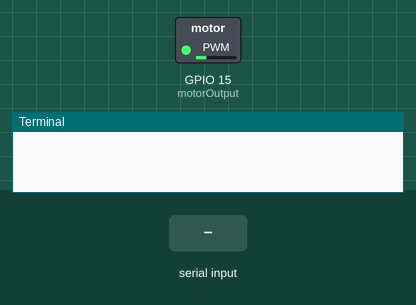
Recording of a program running on a simulated Raspberry Pi (BCM pin numbers). Shown: switched loads named in the program (green lamp = pin HIGH), the last lines printed to the terminal. The test bench sets the inputs (shaded band).

Above: at 1.2 s.
1.3 s: "testTwo" typed at the terminal, then Enter
At 2.5 s:
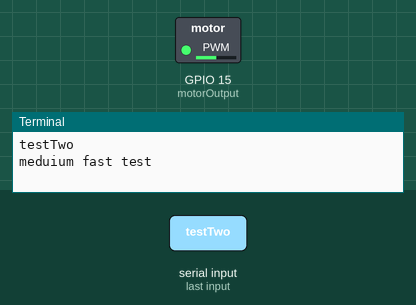
2.8 s: "1" typed at the terminal, then Enter
Timing chart, 0 to 5.8 s (numbered marks = the images above; inputs shaded):
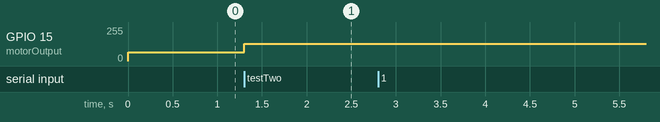

Measured:
- after the input at 1.3 s, GPIO 15 (motorOutput): 64/255 → 128/255 at once

The program:

motor-controll.py
```python
import RPi.GPIO as gpio
from time import sleep

motorOutput = 15

gpio.setmode(gpio.BCM)
gpio.setup(motorOutput, gpio.OUT)


gpio.output(motorOutput, gpio.LOW)

p = gpio.PWM(motorOutput, 1000)
p.start(25)

while True:
    inX = input()

    if inX == "test":
        GPIO.output(motorOutput,GPIO.HIGH)
        print("Fast test")
    if inX == "testTwo":
        print("meduium fast test")
        p.ChangeDutyCycle(50)
    if inX == "stop":
        GPIO.cleanup()
        print("Stop test")
        break
```
